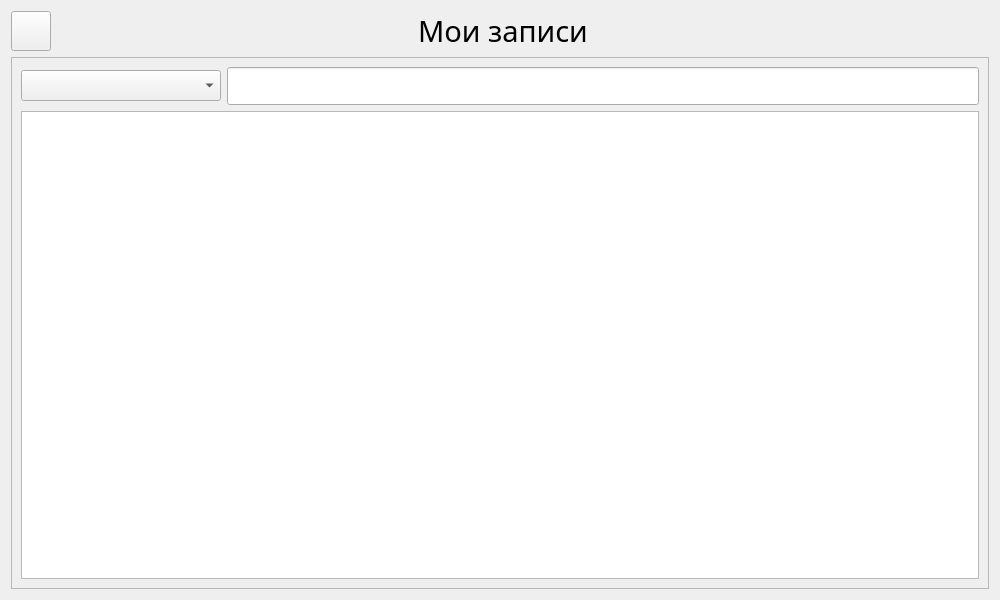
<?xml version="1.0" encoding="UTF-8"?>
<ui version="4.0">
 <class>recordsWidget</class>
 <widget class="QWidget" name="recordsWidget">
  <property name="geometry">
   <rect>
    <x>0</x>
    <y>0</y>
    <width>1000</width>
    <height>600</height>
   </rect>
  </property>
  <property name="font">
   <font>
    <family>Microsoft YaHei UI Light</family>
    <pointsize>16</pointsize>
   </font>
  </property>
  <property name="windowTitle">
   <string>Form</string>
  </property>
  <layout class="QVBoxLayout" name="verticalLayout">
   <item>
    <layout class="QHBoxLayout" name="horizontalLayout">
     <item>
      <widget class="QPushButton" name="buttonBack">
       <property name="minimumSize">
        <size>
         <width>40</width>
         <height>40</height>
        </size>
       </property>
       <property name="maximumSize">
        <size>
         <width>40</width>
         <height>16777214</height>
        </size>
       </property>
       <property name="text">
        <string/>
       </property>
       <property name="icon">
        <iconset theme="go-previous"/>
       </property>
      </widget>
     </item>
     <item>
      <widget class="QLabel" name="label">
       <property name="font">
        <font>
         <family>Microsoft YaHei UI Light</family>
         <pointsize>22</pointsize>
        </font>
       </property>
       <property name="text">
        <string>Мои записи</string>
       </property>
       <property name="alignment">
        <set>Qt::AlignmentFlag::AlignCenter</set>
       </property>
      </widget>
     </item>
     <item>
      <spacer name="horizontalSpacer">
       <property name="orientation">
        <enum>Qt::Orientation::Horizontal</enum>
       </property>
       <property name="sizeType">
        <enum>QSizePolicy::Policy::Fixed</enum>
       </property>
       <property name="sizeHint" stdset="0">
        <size>
         <width>40</width>
         <height>20</height>
        </size>
       </property>
      </spacer>
     </item>
    </layout>
   </item>
   <item>
    <widget class="QFrame" name="frame">
     <property name="frameShape">
      <enum>QFrame::Shape::StyledPanel</enum>
     </property>
     <property name="frameShadow">
      <enum>QFrame::Shadow::Raised</enum>
     </property>
     <layout class="QVBoxLayout" name="verticalLayout_2">
      <item>
       <layout class="QHBoxLayout" name="horizontalLayout_3">
        <item>
         <widget class="QComboBox" name="searchBox">
          <property name="minimumSize">
           <size>
            <width>200</width>
            <height>0</height>
           </size>
          </property>
          <property name="font">
           <font>
            <family>Microsoft YaHei UI Light</family>
            <pointsize>12</pointsize>
           </font>
          </property>
          <property name="placeholderText">
           <string>Поле для поиска</string>
          </property>
         </widget>
        </item>
        <item>
         <widget class="QLineEdit" name="searchField"/>
        </item>
       </layout>
      </item>
      <item>
       <widget class="QTableWidget" name="dataTable">
        <property name="minimumSize">
         <size>
          <width>600</width>
          <height>0</height>
         </size>
        </property>
        <property name="lineWidth">
         <number>1</number>
        </property>
       </widget>
      </item>
     </layout>
    </widget>
   </item>
  </layout>
 </widget>
 <resources/>
 <connections/>
</ui>
